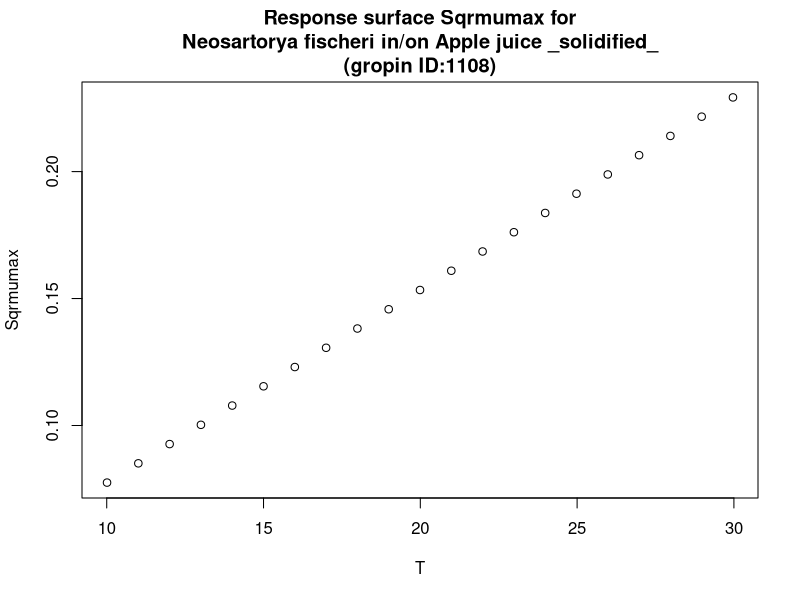

The R script that drew this image:
#############################
# start of Parameter script
#############################
T <- seq(10.01,29.97002997003,length.out=21)
#############################
# end of Parameter script
#############################
############################# 
# start of Model script Gropin ID 1108 
#############################
 
# constant coefficients for this model
 
variables <- data.frame(T)
argumentsPar <- expand.grid(variables)
 
# heart of the model
response_surface <- function(T) {
   mumax <-0.0076*(T+0.19)

return(mumax=mumax)
} 

# output parameters
responseSurface <- cbind(argumentsPar,response_surface(argumentsPar['T']))
colnames(responseSurface) <- c(colnames(argumentsPar),'Sqrmumax')
#############################
# End of Model script
#############################
############################# 
# start of Visualisation script Gropin ID 1108 
#############################
plot(T,responseSurface$'Sqrmumax',xlab='T',
                          ylab='Sqrmumax',main='Response surface Sqrmumax for
Neosartorya fischeri in/on Apple juice _solidified_
(gropin ID:1108)')
#############################
# End of Visualisation script
#############################
